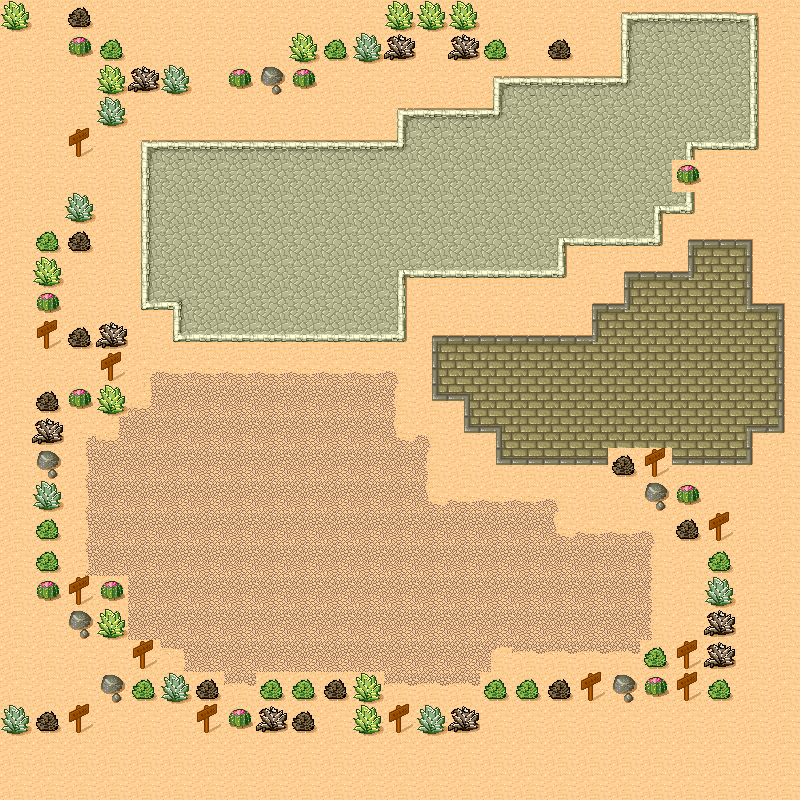

Rendered tile map (Tiled .tmx) drawn with the repository's tilesets; below, a short description and the map source with its tile grids summarised:
An orthogonal 25x25 tile map with 32x32 px tiles, 1 tile layer (scene) and 2 objects (color, player).

<map version="1.0" orientation="orthogonal" renderorder="right-down" width="25" height="25" tilewidth="32" tileheight="32" nextobjectid="5">
 <properties>
  <property name="type" value="我是地图属性" />
 </properties>
 <tileset firstgid="1" name="tmw_desert_spacing" tilewidth="32" tileheight="32" spacing="1" margin="1" tilecount="48" columns="8">
  <image source="tmw_desert_spacing.png" width="265" height="199" />
  <terraintypes>
   <terrain name="t1" tile="29" />
   <terrain name="t2" tile="9" />
   <terrain name="t3" tile="33" />
   <terrain name="t4" tile="14" />
  </terraintypes>
  <tile id="0" terrain="0,0,0,1">
   <properties>
    <property name="type" value="我是图块属性" />
   </properties>
  </tile>
  <tile id="1" terrain="0,0,1,1" />
  <tile id="2" terrain="0,0,1,0" />
  <tile id="3" terrain="3,3,3,0" />
  <tile id="4" terrain="3,3,0,3" />
  <tile id="5" terrain="0,0,0,3" />
  <tile id="6" terrain="0,0,3,3" />
  <tile id="7" terrain="0,0,3,0" />
  <tile id="8" terrain="0,1,0,1" />
  <tile id="9" terrain="1,1,1,1" />
  <tile id="10" terrain="1,0,1,0" />
  <tile id="11" terrain="3,0,3,3" />
  <tile id="12" terrain="0,3,3,3" />
  <tile id="13" terrain="0,3,0,3" />
  <tile id="14" terrain="3,3,3,3" />
  <tile id="15" terrain="3,0,3,0" />
  <tile id="16" terrain="0,1,0,0" />
  <tile id="17" terrain="1,1,0,0" />
  <tile id="18" terrain="1,0,0,0" />
  <tile id="19" terrain="1,1,1,0" />
  <tile id="20" terrain="1,1,0,1" />
  <tile id="21" terrain="0,3,0,0" />
  <tile id="22" terrain="3,3,0,0" />
  <tile id="23" terrain="3,0,0,0" />
  <tile id="24" terrain="0,0,0,2" />
  <tile id="25" terrain="0,0,2,2" />
  <tile id="26" terrain="0,0,2,0" />
  <tile id="27" terrain="1,0,1,1" />
  <tile id="28" terrain="0,1,1,1" />
  <tile id="29" terrain="0,0,0,0" />
  <tile id="32" terrain="0,2,0,2" />
  <tile id="33" terrain="2,2,2,2">
   <properties>
    <property name="move" value="true" />
   </properties>
  </tile>
  <tile id="34" terrain="2,0,2,0" />
  <tile id="35" terrain="2,2,2,0" />
  <tile id="36" terrain="2,2,0,2" />
  <tile id="40" terrain="0,2,0,0" />
  <tile id="41" terrain="2,2,0,0" />
  <tile id="42" terrain="2,0,0,0" />
  <tile id="43" terrain="2,0,2,2" />
  <tile id="44" terrain="0,2,2,2" />
 </tileset>
 <layer name="scene" width="25" height="25">
  <properties>
   <property name="type" value="我是图层属性" />
  </properties>
  <data>[625 cells, 625 non-empty, 45 distinct tile ids]</data>
 </layer>
 <objectgroup name="object">
  <object id="1" name="color" x="117.333" y="474.667" width="372" height="150.667" />
  <object id="3" name="player" x="474.667" y="172" width="34.6667" height="34.6667">
   <properties>
    <property name="type" value="我是对象属性" />
   </properties>
   <ellipse />
  </object>
 </objectgroup>
</map>
